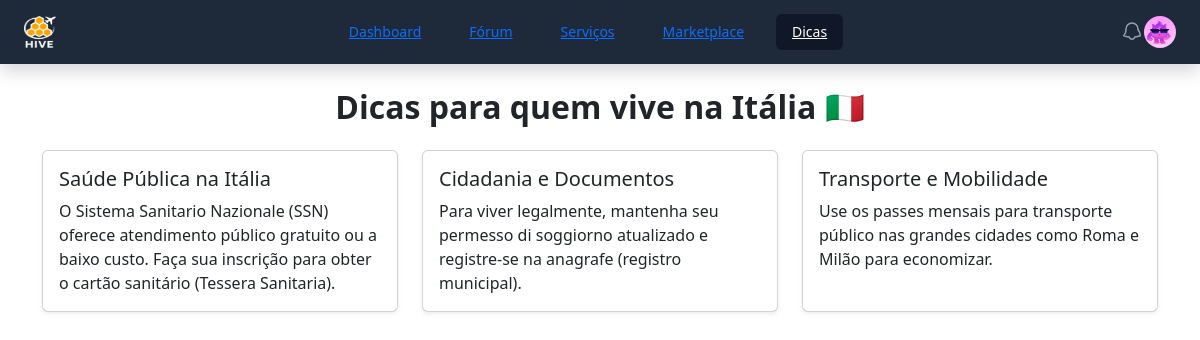
The page /dicas.php (signed in) on the database its author committed.
### tables this page shows
CREATE TABLE `usuarios` (
  `id` int(11) NOT NULL AUTO_INCREMENT,
  `nome` varchar(100) NOT NULL,
  `email` varchar(100) NOT NULL,
  `senha` varchar(255) NOT NULL,
  `data_registro` datetime DEFAULT current_timestamp(),
  `pais_origem` varchar(100),
  `pais_residencia` varchar(100),
  `foto_perfil` varchar(255),
  PRIMARY KEY (`id`),
  UNIQUE KEY `email` (`email`)
);

### Classes/paises.dicas.php (called while the page is built, shortened)
<?php
include 'navbar.php';
$conn = new mysqli("localhost", "root", "", "hivedb");
$usuario_logado = $_SESSION['nome'];
$stmt = $conn->prepare("SELECT pais_residencia FROM usuarios WHERE nome = ?");
$stmt->bind_param("s", $usuario_logado);
$stmt->execute();
$resultado = $stmt->get_result();
$dados = $resultado->fetch_assoc();
$pais_residencia = $dados['pais_residencia'] ?? 'Brasil';
$dicas = $dicas_por_pais[$pais_residencia] ?? [
    [
        'titulo' => 'Bem-vindo!',
        'descricao' => 'Em breve teremos dicas específicas para seu país de residência. Enquanto isso, explore outras seções da Hive.',
    ]
];
$emojis_por_pais = [
    'Brasil' => '🇧🇷',
    'Espanha' => '🇪🇸',
    'Itália' => '🇮🇹',
    'Estados Unidos' => '🇺🇸',
];
$emoji_pais = $emojis_por_pais[$pais_residencia] ?? '🏳️';
?>

### Classes/navbar.config.php (called while the page is built, shortened)
<?php
$conn = new mysqli("localhost", "root", "", "hivedb");
$pagina_atual = basename($_SERVER['PHP_SELF']);
if (isset($_SESSION['nome'])) {
    $usuario_logado = $_SESSION['nome'];
    $stmt = $conn->prepare("SELECT foto_perfil FROM usuarios WHERE nome = ?");
    $stmt->bind_param("s", $usuario_logado);
    $stmt->execute();
    $resultado = $stmt->get_result();
    $dados = $resultado->fetch_assoc();
    if (!empty($dados['foto_perfil'])) {
        $fotoPerfil = htmlspecialchars($dados['foto_perfil']);
    }
}
?>

### dicas.php (the view, shortened to what this page needs)
<?php
include 'Classes/paises.dicas.php';
?>
<!DOCTYPE html>
<html lang="pt-br">
<head>
  <link href="https://cdn.jsdelivr.net/npm/bootstrap@5.3.3/dist/css/bootstrap.min.css" rel="stylesheet">
</head>
<body class="bg-light">
<div class="container py-4">
  <h2 class="text-center fw-bold mb-4">Dicas para quem vive na <?= htmlspecialchars($pais_residencia) ?> <?= $emoji_pais ?></h2>
  <div class="row row-cols-1 row-cols-md-2 row-cols-lg-3 g-4">
    <?php foreach ($dicas as $dica): ?>
      <div class="col">
        <div class="card h-100 shadow-sm">
          <div class="card-body">
            <h5 class="card-title"><?= htmlspecialchars($dica['titulo']) ?></h5>
            <p class="card-text"><?= htmlspecialchars($dica['descricao']) ?></p>
          </div>
        </div>
      </div>
    <?php endforeach; ?>
  </div>
</div>
</body>
</html>

### navbar.php (shortened to what this page needs)
<?php
include 'Classes/navbar.config.php';
?>
<!DOCTYPE html>
<html lang="en">
<head>
<script src="https://cdn.jsdelivr.net/npm/@tailwindcss/browser@4"></script>
</head>
<body class="bg-gray-100">
  <nav class="bg-gray-800 shadow">
    <div class="max-w-7xl mx-auto px-4 sm:px-6 lg:px-8">
      <div class="flex items-center justify-between h-16">
        <div class="flex-shrink-0">
          <a href="dashboard.php"><img class="h-8 w-8" src="images/hivelogowhite.png" alt="Logo"></a>
        </div>
        <div class="hidden sm:flex sm:space-x-4">
          <a href="dashboard.php" class="<?= $pagina_atual === 'dashboard.php' ? 'bg-gray-900 text-white' : 'text-gray-300 hover:text-white' ?> px-3 py-2 rounded-md text-sm font-medium">Dashboard</a>
          <a href="forum.php" class="<?= $pagina_atual === 'forum.php' ? 'bg-gray-900 text-white' : 'text-gray-300 hover:text-white' ?> px-3 py-2 rounded-md text-sm font-medium">Fórum</a>
          <a href="servicos.php" class="<?= $pagina_atual === 'servicos.php' ? 'bg-gray-900 text-white' : 'text-gray-300 hover:text-white' ?> px-3 py-2 rounded-md text-sm font-medium">Serviços</a>
          <a href="marketplace.php" class="<?= $pagina_atual === 'marketplace.php' ? 'bg-gray-900 text-white' : 'text-gray-300 hover:text-white' ?> px-3 py-2 rounded-md text-sm font-medium">Marketplace</a>
          <a href="dicas.php" class="<?= $pagina_atual === 'dicas.php' ? 'bg-gray-900 text-white' : 'text-gray-300 hover:text-white' ?> px-3 py-2 rounded-md text-sm font-medium">Dicas</a>
        </div>
        <div class="flex items-center space-x-4">
          <button class="text-gray-400 hover:text-white">
          </button>
          <div class="relative">
            <button id="profile-button" class="flex text-sm bg-gray-800 rounded-full focus:outline-none focus:ring-2 focus:ring-white focus:ring-offset-2 focus:ring-offset-gray-800">
              <img class="h-8 w-8 rounded-full" src="<?= $fotoPerfil ?>" alt="User">
            </button>
          </div>
        </div>
      </div>
    </div>
  </nav>
</body>
</html>

### rows shown on the page
usuarios: foto_perfil (picture), pais_residencia "Itália", pais_residencia "🇮🇹"

### other values the page prints
$dica['titulo'] "Saúde Pública na Itália"
$dica['descricao'] "O Sistema Sanitario Nazionale (SSN) oferece atendimento público gratuito ou a baixo custo. Faça sua inscrição para obter o cartão sanitário (Tessera Sanitaria)."
$dica['titulo'] "Cidadania e Documentos"
$dica['descricao'] "Para viver legalmente, mantenha seu permesso di soggiorno atualizado e registre-se na anagrafe (registro municipal)."
$dica['titulo'] "Transporte e Mobilidade"
$dica['descricao'] "Use os passes mensais para transporte público nas grandes cidades como Roma e Milão para economizar."
